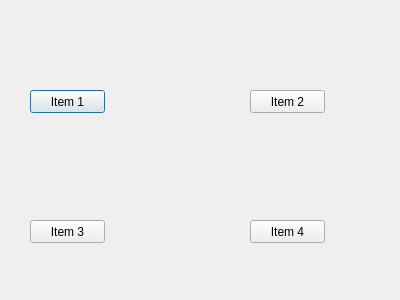
<?xml version="1.0" encoding="UTF-8"?>
<ui version="4.0">
 <class>Item_screen</class>
 <widget class="QDialog" name="Item_screen">
  <property name="geometry">
   <rect>
    <x>0</x>
    <y>0</y>
    <width>400</width>
    <height>300</height>
   </rect>
  </property>
  <property name="windowTitle">
   <string>ITEM</string>
  </property>
  <property name="windowIcon">
   <iconset resource="Hero.qrc">
    <normaloff>:/new/prefix1/Character.png</normaloff>:/new/prefix1/Character.png</iconset>
  </property>
  <widget class="QPushButton" name="pushButton">
   <property name="geometry">
    <rect>
     <x>30</x>
     <y>90</y>
     <width>75</width>
     <height>23</height>
    </rect>
   </property>
   <property name="text">
    <string>Item 1</string>
   </property>
  </widget>
  <widget class="QPushButton" name="pushButton_2">
   <property name="geometry">
    <rect>
     <x>250</x>
     <y>90</y>
     <width>75</width>
     <height>23</height>
    </rect>
   </property>
   <property name="text">
    <string>Item 2</string>
   </property>
  </widget>
  <widget class="QPushButton" name="pushButton_3">
   <property name="geometry">
    <rect>
     <x>30</x>
     <y>220</y>
     <width>75</width>
     <height>23</height>
    </rect>
   </property>
   <property name="text">
    <string>Item 3</string>
   </property>
  </widget>
  <widget class="QPushButton" name="pushButton_4">
   <property name="geometry">
    <rect>
     <x>250</x>
     <y>220</y>
     <width>75</width>
     <height>23</height>
    </rect>
   </property>
   <property name="text">
    <string>Item 4</string>
   </property>
  </widget>
 </widget>
 <resources>
  <include location="Hero.qrc"/>
 </resources>
 <connections/>
</ui>
